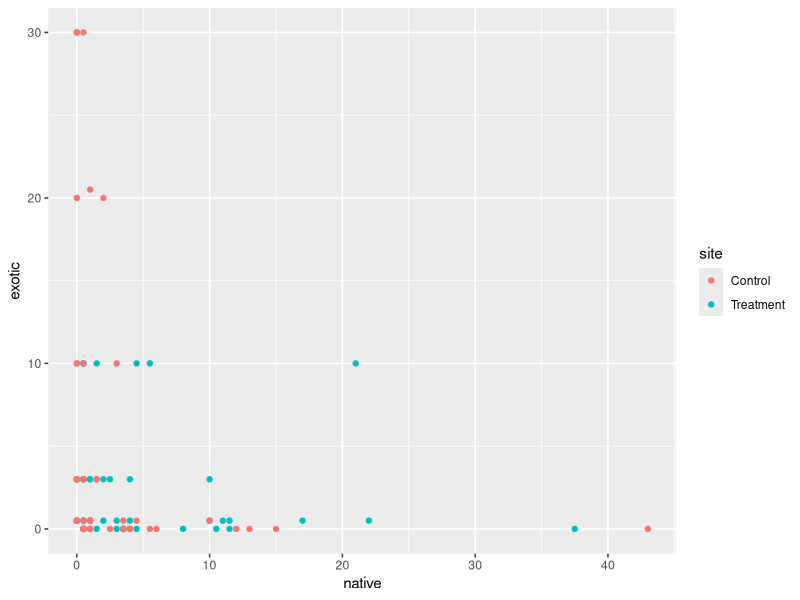
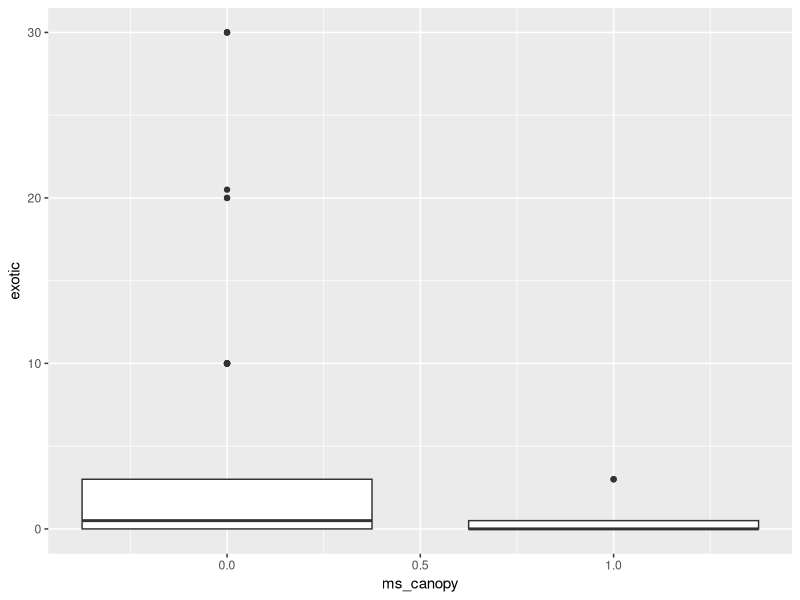

These figures' R source, in order:
library(tidyverse)
library(vegan)

banwr <- read_csv("data/community_fall2025.csv") # read in community matrix
provel <- read_csv("data/mesquite_canopy.csv") %>% 
  mutate(MS_canopy = 1)
banwr <- full_join(banwr, provel)
banwr[is.na(banwr)] <- 0 # turn NA values to 0
plots <- read_csv("data/plots_by_site.csv") # read in plots by site
names(plots) <- c("plot", "site") # assign names to the plots file


# plot summaries for Dr. Gallery & Maria:

sums <- banwr %>% 
  full_join(plots) %>% 
  group_by(plot, site) %>% 
  summarise(llg = ERALEH,
            ms_canopy = MS_canopy)

total_cov <- banwr %>% 
  select(-MS_canopy, -plot) %>% 
  mutate(plant_cover = rowSums(.)) %>% 
  select(plant_cover)
total_cov$plot <- banwr$plot

type_cov1 <- banwr %>% 
  select(-MS_canopy) %>% 
  pivot_longer(`HOPOBT`:`new Unk Fab`, names_to = "spp", values_to = "cover") %>% 
  filter(cover != 0) # removed completely bare plots

# species details:

species <- data.frame(unique(type_cov1$spp));names(species) <- "spp"
write_csv(species, "data/species_list.csv")

# traits:
traits <- read_csv("data/species_traits.csv")

type_cov <- full_join(type_cov1, traits) %>% 
  group_by(plot, nativity) %>% 
  summarise(cover = sum(cover)) %>% 
  pivot_wider(names_from = nativity, values_from = cover)
type_cov[is.na(type_cov)] <- 0 # turn NA values to 0
type_cov <- inner_join(type_cov, plots)

ggplot(type_cov, aes(x = native, y = exotic))+
  geom_point(aes(color = site))
  # geom_boxplot(aes(group = exotic))


output <- full_join(sums, total_cov) %>% 
  full_join(type_cov)
output[is.na(output)] <- 0 # turn NAs to zero

write_csv(output, "data/2025_Plot_Summaries.csv")

ggplot(output, aes(x = ms_canopy, y = exotic))+
  geom_boxplot(aes(group = ms_canopy))
